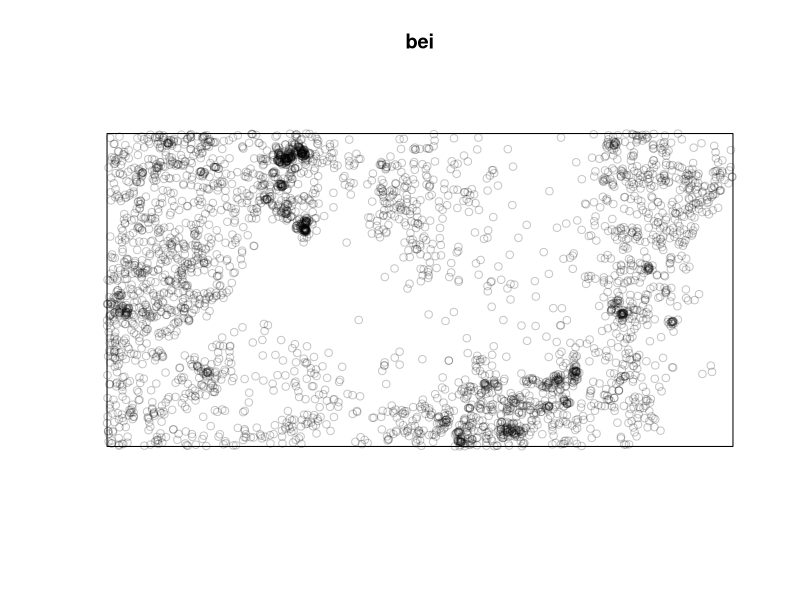
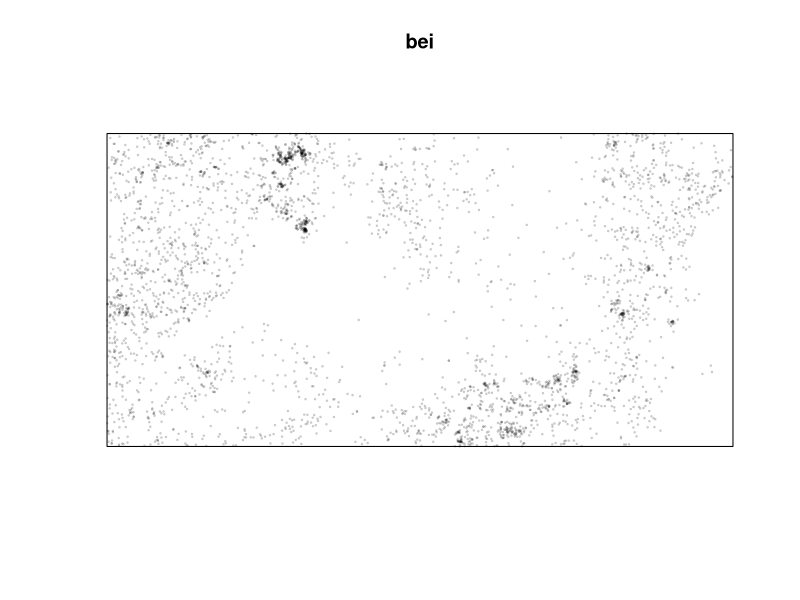
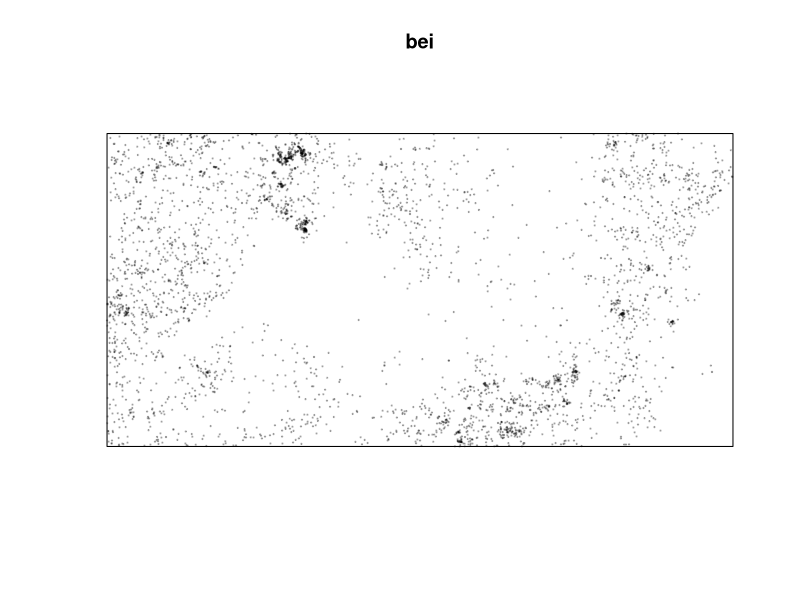
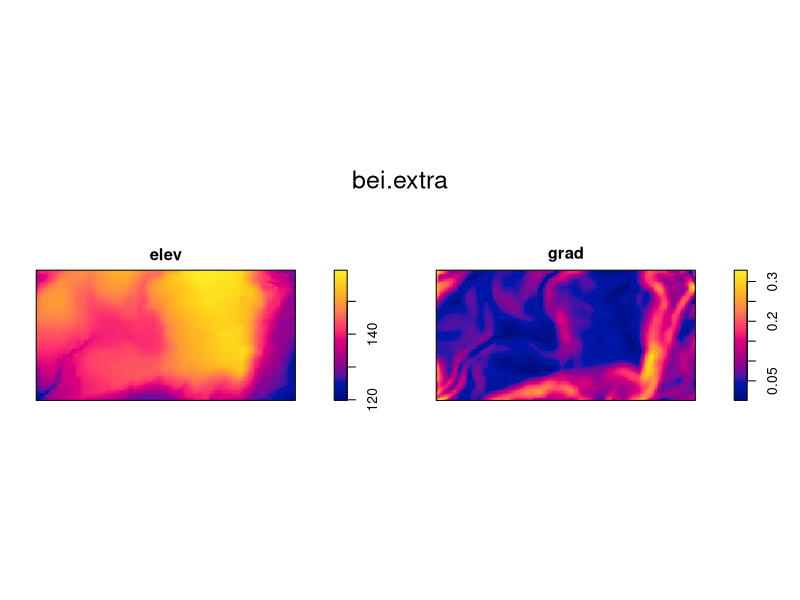
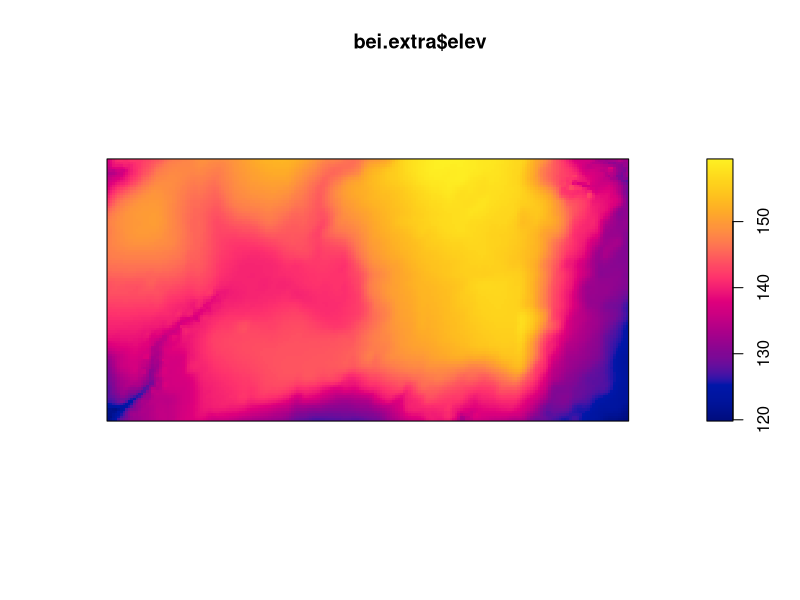
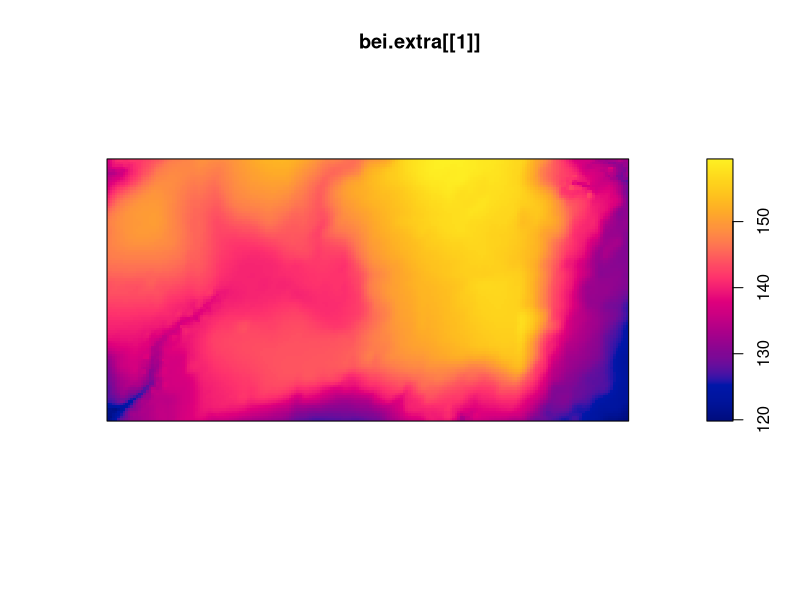
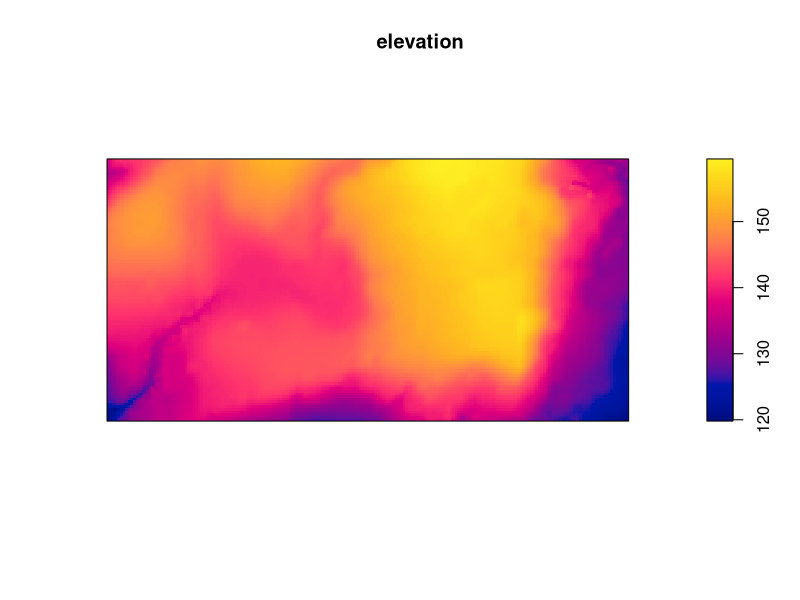
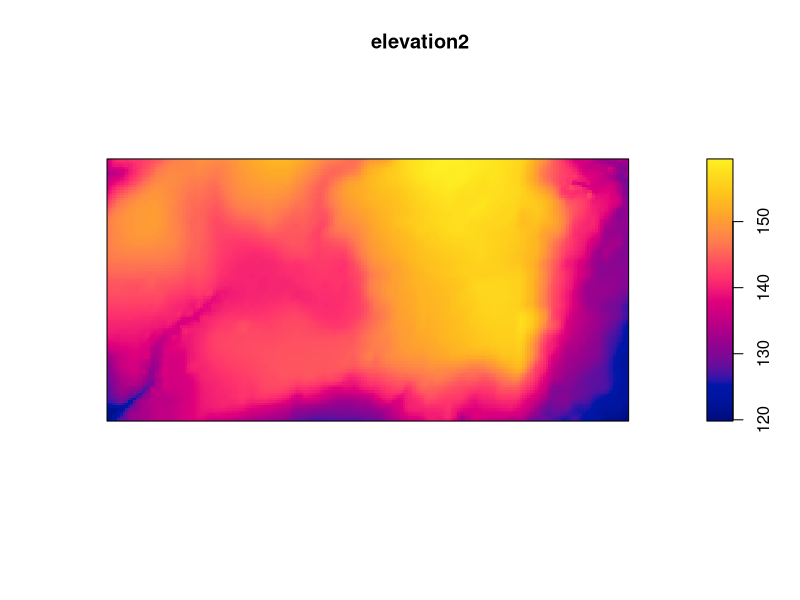

Source code (R) for these figures, in order:
# code for estimating population density
# install.packages - use for download packages
install.packages("spatstat")
library(spatstat)


# let's use the bei data:
# data description:
# https://CRAN.R-project.org/package=spatstat

bei

# plotting the data
plot(bei)

# changing dimension - cex
plot(bei, cex=.2)

# changing the symbol - pch
plot(bei, cex=.2, pch=19)

# all the colors in R: https://r-charts.com/colors/

# additional datasets
bei.extra
plot(bei.extra)

# let's use only part of the dataset: elev
plot(bei.extra$elev)  #$ is used to linked different objects
plot(bei.extra[[1]])

el <- bei.extra[[1]]
elevation <- bei.extra$elev
plot(elevation)

# second method to select elements
elevation2 <- bei.extra[[1]]
plot(elevation2)

# passing from points to a countinuous surface
beidens <- density(bei) #density of organisms
plot(beidens)
points(bei, cex=.2)

# density map
dmap <- density(bei)
plot(dmap)
points(bei)

########## DAY 2
# Plotting the maps one beside the other
par(mfrow=c(1,2)) # 1 porque é uma 1 linha (uma do lado da outra) e 2 pelo numero de colunas
plot(dmap)
plot(el)

# Exercise: make a multiframe with maps one on top of the other
par(mfrow=c(2,1)) # 2 porque é uma 2 linhas (um em cima da outra) e 1 pelo numero de colunas
plot(dmap)
plot(el)

# one frined to clear graphs
dev.off() # function to close the graph
plot(elevation2)

# Changin colors to maps
colorRampPalette # evitar sempre a usar o uso de escala rainbow por acessibilidade
cl <- colorRampPalette(c("black", "red", "yellow"))
plot(dmap, col=cl)

cl <- colorRampPalette(c("black", "red", "yellow"))(10) # o numero de foraindica o numero de cores intermediarias entre as escolhidas
plot(dmap, col=cl)

cln <- colorRampPalette(c("#27408B", "#551A8B", "#473C8B", "#2E8B57"))
plot(dmap, col=cl)

# search your browser for "colors in RR"
# http://www.stat.columbia.edu/~tzheng/files/Rcolor.pdf # or https://r-charts.com/colors/

# Exercise: change the color ramp palette using different colors

cln <- colorRampPalette(c("#27408B", "#551A8B", "#473C8B", "#2E8B57"))
plot(dmap, col=cln)

# Exercise: build a multiframe and plot the densitymap with two different color ramp palettes one beside the other

par(mfrow=c(1,2))

cln <- colorRampPalette(c("#27408B", "#551A8B", "#473C8B", "#2E8B57"))(100)
plot(dmap, col=cln)

cl <- colorRampPalette(c("black", "red", "yellow"))(10)
plot(dmap, col=cl)

dev.off()

# Exercise: make a final graph with the points, the elevations, the dmap with two different colors schemes
par(mfrow=c(2,2))
plot(bei)
plot(el)
plot(dmap, col=cl)
plot(dmap, col=cln)
